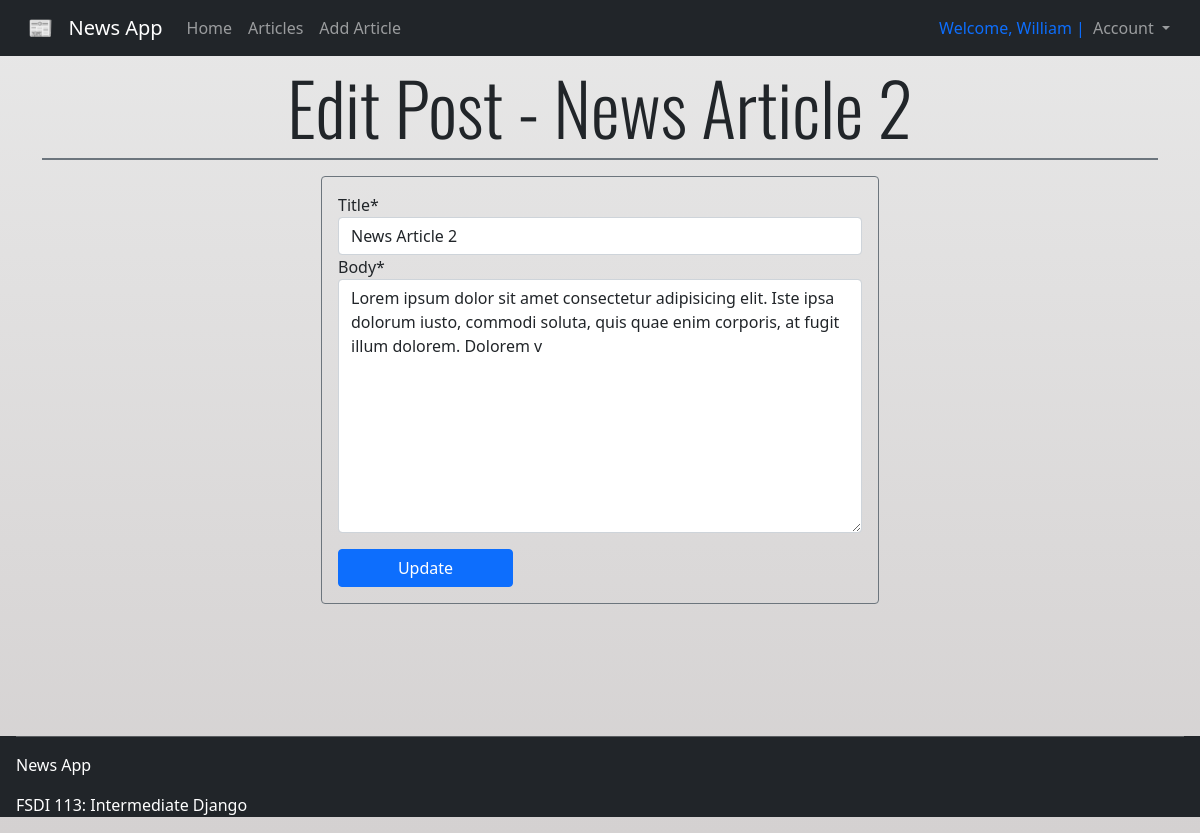
/articles/2/edit (signed in), run on the app's committed database.
### accounts/models.py (models this page shows)
class CustomUser(AbstractUser):
    age = models.PositiveIntegerField(null=True, blank=True)

### articles/models.py (models this page shows, shortened)
class Article(models.Model):
    title = models.CharField(max_length=255)
    body = models.TextField()
    author = models.ForeignKey(get_user_model(), on_delete=models.CASCADE)
    likes = models.IntegerField(default=0)
    dislikes = models.IntegerField(default=0)
    flagged = models.BooleanField(default=False)
    created_at = models.DateTimeField(auto_now_add=True)

### articles/views.py (the view)
# urls.py: path('<int:pk>/edit', ArticleUpdateView.as_view(), name='edit_article'),
class ArticleUpdateView(LoginRequiredMixin, UserPassesTestMixin, UpdateView):
    model = Article
    template_name = 'articles/edit_article.html'
    fields = ('title', 'body')
    def test_func(self):
        obj = self.get_object()
        return obj.author == self.request.user

### templates/articles/edit_article.html (shortened to what this page needs)
{% extends "base.html" %}
{% load crispy_forms_tags %}
{% block content %}
<div class="container pt-3">
    <h1 class="display-2 mt-5 text-center g-font">Edit Post - {{article.title}}</h1>
    <div class="divider bg-secondary border border-secondary"></div>
    <div class="mt-3 p-3 border border-secondary rounded w-50 mx-auto">
        <form action="" method="post">
            {{form|crispy}}
            <input class="btn btn-primary btn-wide mt-3" type="submit" value="Update">
        </form>
    </div>
</div>
{% endblock content %}

### templates/base.html (shortened to what this page needs)
<!DOCTYPE html>
<html lang="en">
<head>
    {% load static %}
    <link rel="stylesheet" href="{% static '/css/styles.css' %}">
    <link href="https://cdn.jsdelivr.net/npm/bootstrap@5.0.0-beta3/dist/css/bootstrap.min.css" rel="stylesheet">
    <link rel="stylesheet" href="https://pro.fontawesome.com/releases/v5.10.0/css/all.css"/>
</head>
<body>
    <nav class="navbar navbar-expand-lg navbar-dark bg-dark fixed-top mb-5">
        <div class="container-fluid">
            <a class="navbar-brand mx-3" href="{% url 'home' %}">📰 &nbsp News App</a>
            <div class="collapse navbar-collapse" id="navbarNav">
                <ul class="navbar-nav">
                    <li class="nav-item">
                        <a class="nav-link" href="{% url 'home' %}">Home</a>
                    </li>
                    <li class="nav-item">
                        <a class="nav-link" href="{% url 'all_articles' %}">Articles</a>
                    </li>
                    <li class="nav-item">
                        <a class="nav-link" href="{% url 'new_article' %}">Add Article</a>
                    </li>
                </ul>
                {% if user.is_authenticated %}
                <ul class="navbar-nav nav-log">
                    <li class="navbar-text text-primary">
                        Welcome, {{user.username}} |
                    </li>
                    <li class="nav-item dropdown">
                        <a class="nav-link dropdown-toggle" href="#" id="navbarDropdown" role="button" data-bs-toggle="dropdown" aria-expanded="false">
                            Account
                        </a>
                    </li>
                </ul>
                {% else %}
                    <span class="navbar-text text-white nav-log">
                        You are not logged in | <a class="text-primary" href="{% url 'login' %}">Login</a>
                        &nbsp| <a class="text-warning" href="{% url 'signup' %}">Register</a>
                        &nbsp| <a class="text-danger" href="{% url 'password_reset' %}">Reset Password</a>
                    </span>
                {% endif %}
            </div>
    </div>
    </nav>
    <main>
        {% block content %}
        {% endblock content %}
    </main>
    <footer class="px-3 text-white bg-dark">
        <hr>
        <p>News App</p>
        <p>FSDI 113: Intermediate Django</p>
    </footer>
</body>
</html>

### pages/static/css/styles.css (style rules this page uses)
body { background-image: linear-gradient(#E8E8E8, #d4d1d1); }
.container { min-height: 90vh; }
.nav-log { margin-left: auto; margin-right: 10px; }
.g-font { font-family: 'Oswald', sans-serif; }
.login-error-btns button, .btn-wide { width: 200px; }
.btn-wide { width: 175px; margin-right: 10px; }
footer { min-height: 10vh; }

### data on the page
CustomUser: username "William"
Article: title "News Article 2", body "Lorem ipsum dolor sit amet consectetur adipisicing elit. Iste ipsa dolorum iusto, commodi soluta, quis quae enim corporis, at fugit illum dolorem. Dolorem v"
